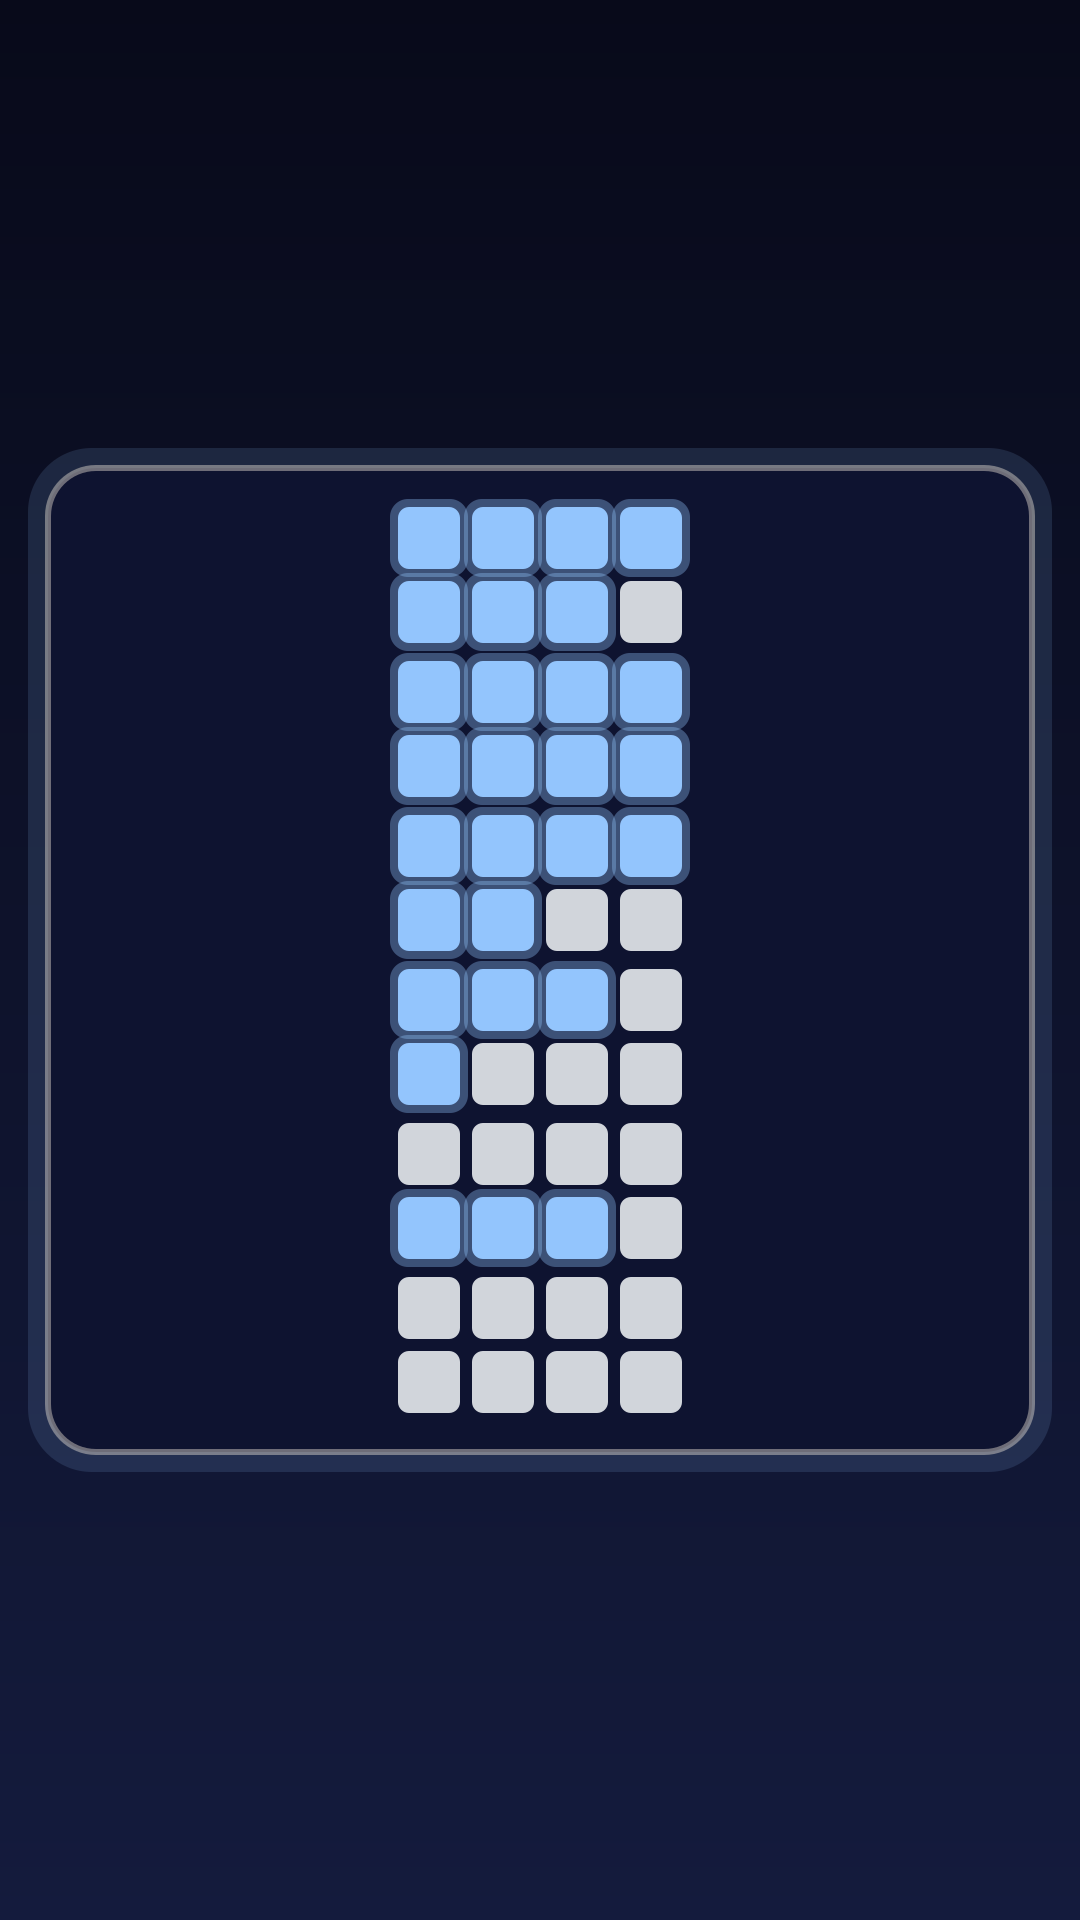

The Python source for this figure:
#!/usr/bin/env python3
"""Riddle #2 page — Alphabet Song beats, built from Flat Dark elements
(Kai's workflow step 3: construct the riddle page from the elements).

Beat map is the CORRECTED one (concept-02-alphabet-beats.md): 48 beats,
28 blue / 20 grey. N and O share one beat in LMNOP, so bar 4 is all blue
and everything after shifts (Q R S T in bar 5, U V held in bar 6,
W X Y + "and" in bar 7, Z held in bar 8).

Outputs:
  riddle-02-square.svg  — the riddle itself, 984 x 984 (source of truth)
  riddle-02-page.svg    — TikTok page, 1080 x 1920: Navy frame + square
  riddle-02-page.png    — PNG preview of the page

Style tokens (STYLE.md): blue #93C5FD = a letter is sung (lit tile: blue
+ 35%-opacity glow halo, per the tile-lit library element); grey #D1D5DB
= rest (flat tile-rest). No text, no letters, no "?" in the square yet —
the question marker is still an open decision (concept note, Q3).
Frame: Navy gradient #080A1A -> #141B3D, panel #0E1330, border paper
40%, glow halo — context-neutral, reused verbatim from
style/build_frame.py so the frame stays identical. (The three dots that
used to sit under the square were removed 2026-11-07: invented decoration
with no good reason, and a coloured mark on a riddle page can be mistaken
for a clue.)

No-stretch rule (Kai, 2026-11-07): tiles keep their natural square shape
(62 x 62, as the library tile); the grid is centred in the square and the
leftover space stays empty. Never stretch shapes to fill the square —
empty space / padding is normal for riddles.
"""
import os
import cairosvg

HERE = os.path.dirname(os.path.abspath(__file__))
STYLE = os.path.join(HERE, "style")

BEAT_MAP = [
    [1, 1, 1, 1],  # 1  A B C D
    [1, 1, 1, 0],  # 2  E F G (hold)
    [1, 1, 1, 1],  # 3  H I J K
    [1, 1, 1, 1],  # 4  L M N+O P  (LMNOP: N and O share one beat)
    [1, 1, 1, 1],  # 5  Q R S T
    [1, 1, 0, 0],  # 6  U V (hold, hold)
    [1, 1, 1, 0],  # 7  W X Y and
    [1, 0, 0, 0],  # 8  Z (hold, hold, hold)
    [0, 0, 0, 0],  # 9  Now I know my
    [1, 1, 1, 0],  # 10 A B C (hold)
    [0, 0, 0, 0],  # 11 Next time won't you
    [0, 0, 0, 0],  # 12 sing with me (hold)
]
assert len(BEAT_MAP) == 12 and all(len(r) == 4 for r in BEAT_MAP)
flat = [b for row in BEAT_MAP for b in row]
assert len(flat) == 48 and sum(flat) == 28, (len(flat), sum(flat))

BLUE, GREY = "#93C5FD", "#D1D5DB"
PANEL = "#0E1330"
PAPER, SUN, CORAL = "#FFF6E5", "#FACC15", "#FB7185"

# ---- square grid geometry (square-local coords, 0..984) ----
# Natural square tiles, grid centred; leftover space stays empty (no-stretch rule).
SQ = 984
TILE = 62                        # square tile, library proportions
RX = 11                          # ~18% of tile
GAP = 12
PHRASE_GAP = 18                  # extra gap between bar pairs (after bars 2,4,6,8,10)
GRID_W = 4 * TILE + 3 * GAP                        # 284
GRID_H = 12 * TILE + 6 * GAP + 5 * PHRASE_GAP     # 906
PAD_X = (SQ - GRID_W) / 2                          # 350
PAD_Y = (SQ - GRID_H) / 2                          # 39

def fmt(v):
    return f"{v:.1f}".rstrip("0").rstrip(".")

def row_y(i):
    return PAD_Y + i * (TILE + GAP) + (i // 2) * (PHRASE_GAP - GAP)

def grid_tiles():
    out = ['<g id="beat-grid">']
    for i, row in enumerate(BEAT_MAP):
        out.append(f'  <!-- bar {i + 1} -->')
        y = row_y(i)
        for j, b in enumerate(row):
            x = PAD_X + j * (TILE + GAP)
            if b:
                # tile-lit: glow halo (blue, 35%) + solid blue tile
                out.append(
                    f'  <rect x="{fmt(x - 8)}" y="{fmt(y - 8)}" width="{fmt(TILE + 16)}" '
                    f'height="{fmt(TILE + 16)}" rx="18" fill="{BLUE}" opacity="0.35"/>')
                out.append(
                    f'  <rect x="{fmt(x)}" y="{fmt(y)}" width="{fmt(TILE)}" '
                    f'height="{fmt(TILE)}" rx="{RX}" fill="{BLUE}"/>')
            else:
                # tile-rest: flat grey
                out.append(
                    f'  <rect x="{fmt(x)}" y="{fmt(y)}" width="{fmt(TILE)}" '
                    f'height="{fmt(TILE)}" rx="{RX}" fill="{GREY}"/>')
    out.append('</g>')
    return "\n".join(out)

def square_svg():
    s = [f'<svg xmlns="http://www.w3.org/2000/svg" width="{SQ}" height="{SQ}" viewBox="0 0 {SQ} {SQ}">']
    s.append('<style>:root { --blue: #93C5FD; --grey: #D1D5DB; }</style>')
    s.append(f'<rect width="{SQ}" height="{SQ}" rx="48" fill="{PANEL}"/>')
    s.append(grid_tiles())
    s.append('</svg>')
    return "\n".join(s)

# ---- frame (verbatim geometry from style/build_frame.py) ----
W, H = 1080, 1920
SQ_X, SQ_Y = 48, (H - SQ) // 2  # 48, 468

def page_svg():
    sq = square_svg()
    # strip the outer <svg> wrapper, keep the square's inner content
    body = sq.split(">", 1)[1].rsplit("</svg>", 1)[0]
    p = [f'<svg xmlns="http://www.w3.org/2000/svg" width="{W}" height="{H}" viewBox="0 0 {W} {H}">']
    p.append('<defs><linearGradient id="bg-navy" x1="0" y1="0" x2="0" y2="1">'
             '<stop offset="0" stop-color="#080A1A"/><stop offset="1" stop-color="#141B3D"/>'
             '</linearGradient></defs>')
    p.append(f'<rect width="{W}" height="{H}" fill="url(#bg-navy)"/>')
    p.append(f'<rect x="{SQ_X - 20}" y="{SQ_Y - 20}" width="{SQ + 40}" height="{SQ + 40}" rx="64" fill="{BLUE}" opacity="0.14"/>')
    p.append(f'<svg x="{SQ_X}" y="{SQ_Y}" width="{SQ}" height="{SQ}" viewBox="0 0 {SQ} {SQ}">{body}</svg>')
    p.append(f'<rect x="{SQ_X}" y="{SQ_Y}" width="{SQ}" height="{SQ}" rx="48" fill="none" stroke="{PAPER}" stroke-width="6" stroke-opacity="0.4"/>')
    p.append('</svg>')
    return "\n".join(p)

sq_path = os.path.join(HERE, "riddle-02-square.svg")
pg_path = os.path.join(HERE, "riddle-02-page.svg")
png_path = os.path.join(HERE, "riddle-02-page.png")
open(sq_path, "w").write(square_svg() + "\n")
page = page_svg()
open(pg_path, "w").write(page + "\n")
cairosvg.svg2png(bytestring=page.encode(), write_to=png_path,
                 output_width=1080, output_height=1920)
print(f"beats: {len(flat)}, blue: {sum(flat)}, grey: {48 - sum(flat)}")
print(f"tile: {TILE} x {TILE}, grid {GRID_W} x {GRID_H} centred (pad {fmt(PAD_X)} x {fmt(PAD_Y)})")
print("riddle-02-square.svg, riddle-02-page.svg/.png written")
